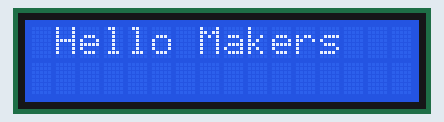
This sketch was run on a simulated ESP32. On the bench: 16×2 character LCD.

Above: at 0.22 s.
At 0.83 s:
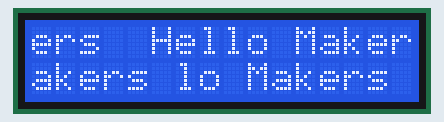
At 1.74 s:
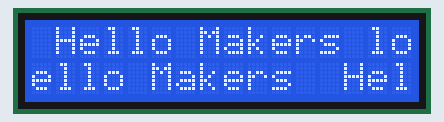

Measured:
- by itself, everything shown: repeats every 1.5 s, in 5 steps

The sketch:

lcd-display.ino
```cpp
#include <Wire.h>

#include <LiquidCrystal_I2C.h>

LiquidCrystal_I2C lcd(0x3F, 16, 2);
void setup() {
   Wire.begin(2,0);
  lcd.init();   // initializing the LCD
  lcd.backlight(); // Enable or Turn On the backlight
 // lcd.print(" Hello Makers "); // Start Printing
  // put your setup code here, to run once:

}

void loop() {
  lcd.print(" Hello Makers ");// put your main code here, to run repeatedly:

}
```
